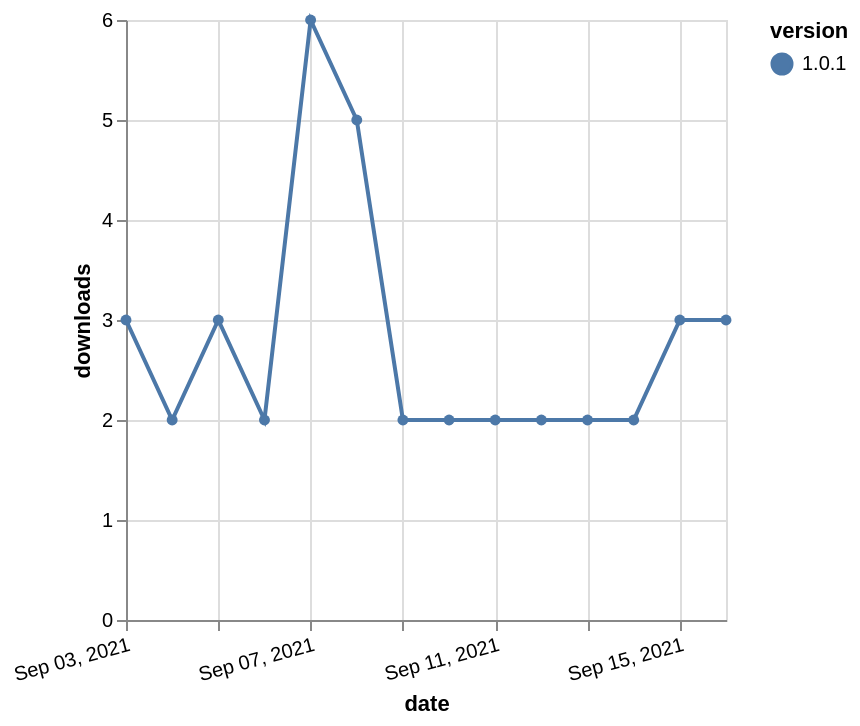

The Vega-Lite source for this figure:
### Vega-Lite specification from a JSON file in a GitHub repository (floating-point values rounded to 4 significant figures)
{"$schema": "https://vega.github.io/schema/vega-lite/v5.json", "description": "A simple bar chart with embedded data.", "data": {"values": [{"date": "2021-09-03", "total": 6324, "delta": 3, "version": "1.0.1"}, {"date": "2021-09-04", "total": 6326, "delta": 2, "version": "1.0.1"}, {"date": "2021-09-05", "total": 6329, "delta": 3, "version": "1.0.1"}, {"date": "2021-09-06", "total": 6331, "delta": 2, "version": "1.0.1"}, {"date": "2021-09-07", "total": 6337, "delta": 6, "version": "1.0.1"}, {"date": "2021-09-08", "total": 6342, "delta": 5, "version": "1.0.1"}, {"date": "2021-09-09", "total": 6344, "delta": 2, "version": "1.0.1"}, {"date": "2021-09-10", "total": 6346, "delta": 2, "version": "1.0.1"}, {"date": "2021-09-11", "total": 6348, "delta": 2, "version": "1.0.1"}, {"date": "2021-09-12", "total": 6350, "delta": 2, "version": "1.0.1"}, {"date": "2021-09-13", "total": 6352, "delta": 2, "version": "1.0.1"}, {"date": "2021-09-14", "total": 6354, "delta": 2, "version": "1.0.1"}, {"date": "2021-09-15", "total": 6357, "delta": 3, "version": "1.0.1"}, {"date": "2021-09-16", "total": 6360, "delta": 3, "version": "1.0.1"}]}, "width": "container", "mark": {"type": "line", "point": {"filled": true}}, "encoding": {"x": {"field": "date", "type": "temporal", "timeUnit": "yearmonthdate", "title": "date", "axis": {"labelAngle": -15}}, "y": {"field": "delta", "type": "quantitative", "title": "downloads"}, "color": {"field": "version", "type": "nominal"}, "tooltip": {"field": "delta"}}}
